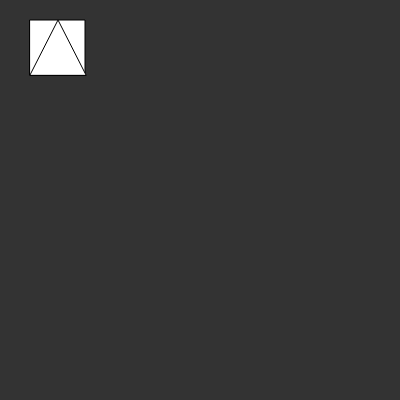
Frame 1 (no input)
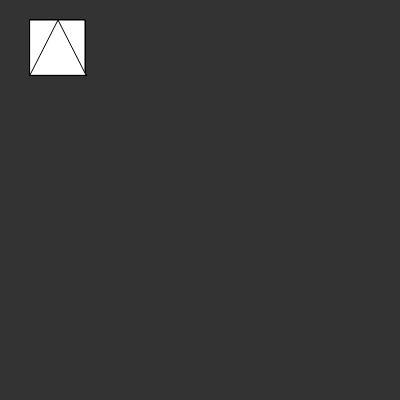
Frame 60 (no input)
Frame 120 (the mouse pressed at the canvas centre since frame 60): identical to frame 60, image omitted

The p5.js sketch that drew these frames (run headless with seeded random() and noise() and a simulated clock; from frame 60 on, the mouse is pressed at the canvas centre):

// p5.js sketch
// ── sketch.js
function setup() {
  // setup of the sketch
  createCanvas(400, 400);
  background(51);
}

function draw() {
  // here you draw to the screen
  rect(30, 20, 55, 55);
  triangle(30, 75, 58, 20, 86, 75);
}
